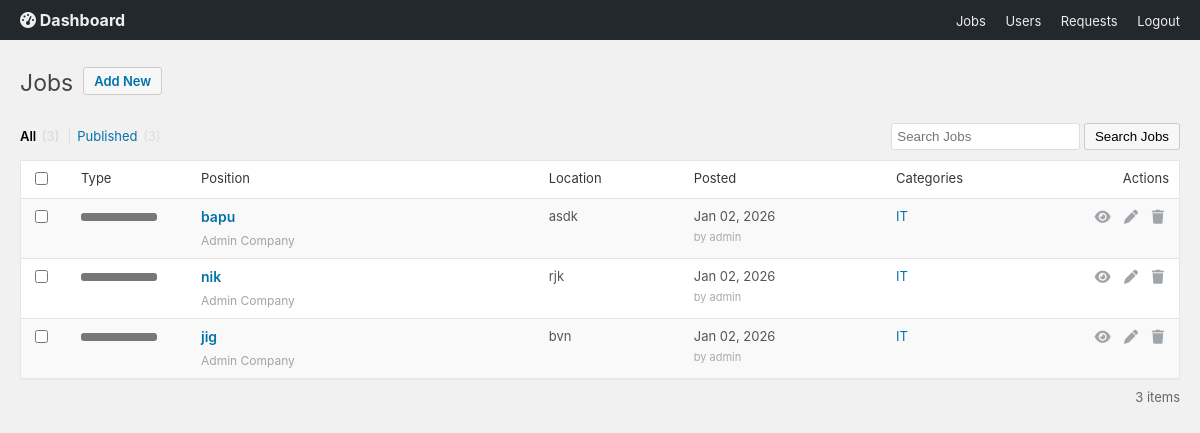
The page /admin_manage_jobs.php (signed in) on the database its author committed.
### tables this page shows
CREATE TABLE `jobs` (
  `id` int(11) NOT NULL,
  `employer_id` int(11) DEFAULT NULL,
  `title` varchar(255) DEFAULT NULL,
  `category` varchar(100) DEFAULT NULL,
  `description` text DEFAULT NULL,
  `location` varchar(100) DEFAULT NULL,
  `salary` varchar(50) DEFAULT NULL,
  `posted_at` timestamp NOT NULL DEFAULT current_timestamp()
);

CREATE TABLE `employers` (
  `id` int(11) NOT NULL,
  `company_name` varchar(100) DEFAULT NULL,
  `email` varchar(100) DEFAULT NULL,
  `password` varchar(255) DEFAULT NULL,
  `created_at` timestamp NOT NULL DEFAULT current_timestamp()
);

### admin_manage_jobs.php (the view, shortened to what this page needs)
<?php
include 'config.php';
$search_query = "";
$sql = "SELECT jobs.*, employers.company_name
        FROM jobs
        JOIN employers ON jobs.employer_id = employers.id ";
$sql .= " ORDER BY jobs.posted_at DESC";
$result = $conn->query($sql);
$total_jobs = $result->num_rows;
?>
<!DOCTYPE html>
<html lang="en">
<head>
    <link rel="stylesheet" href="https://cdnjs.cloudflare.com/ajax/libs/font-awesome/6.0.0/css/all.min.css">
</head>
<body>
    <div class="navbar">
        <div class="logo"><i class="fas fa-tachometer-alt"></i> Dashboard</div>
        <div class="menu">
    <a href="admin_manage_jobs.php">Jobs</a>
    <a href="admin_manage_users.php">Users</a>  <a href="admin_user_requests.php">Requests</a>
    <a href="logout.php">Logout</a>
</div>
        </div>
    <div class="wrap">
        <div class="page-header">
            <h1 class="page-title">Jobs</h1>
            <a href="admin_post_job.php" class="btn-add-new">Add New</a>
        </div>
        <div class="filter-bar">
            <div class="status-links">
                <a href="admin_manage_jobs.php" class="current">All <span class="count">(<?php echo $total_jobs; ?>)</span></a>
                <span>|</span>
                <a href="#">Published <span class="count">(<?php echo $total_jobs; ?>)</span></a>
            </div>
            <form method="GET" class="search-box">
                <input type="text" name="s" placeholder="Search Jobs" value="<?php echo htmlspecialchars($search_query); ?>">
                <button type="submit">Search Jobs</button>
            </form>
        </div>
        <table class="wp-list-table">
            <thead>
                <tr>
                    <th style="width: 30px;"><input type="checkbox"></th> <th class="column-type">Type</th>
                    <th class="column-title">Position</th>
                    <th>Location</th>
                    <th>Posted</th>
                    <th>Categories</th>
                    <th class="column-actions">Actions</th>
                </tr>
            </thead>
            <tbody>
                <?php
                if ($result->num_rows > 0) {
                    while($row = $result->fetch_assoc()) {
                        $class = 'general';
                        $date = date("M d, Y", strtotime($row['posted_at']));
                ?>
                    <tr>
                        <td><input type="checkbox"></td>
                        <td>
                            <span class="badge <?php echo $class; ?>"><?php echo $row['job_type']; ?></span>
                        </td>
                        <td>
                            <a href="job_details.php?id=<?php echo $row['id']; ?>" class="job-title">
                                <?php echo htmlspecialchars($row['title']); ?>
                            </a>
                            <span class="company-name"><?php echo htmlspecialchars($row['company_name']); ?></span>
                        </td>
                        <td><?php echo htmlspecialchars($row['location']); ?></td>
                        <td>
                            <?php echo $date; ?><br>
                            <span style="color:#aaa; font-size:11px;">by admin</span>
                        </td>
                        <td style="color:#0073aa;"><?php echo htmlspecialchars($row['category']); ?></td>
                        <td class="column-actions">
                            <div class="actions-row">
                                <a href="job_details.php?id=<?php echo $row['id']; ?>" title="View"><i class="fas fa-eye"></i></a>
                                <a href="#" title="Edit" onclick="alert('Edit feature coming soon!');"><i class="fas fa-pen"></i></a>
                                <a href="admin_manage_jobs.php?del=<?php echo $row['id']; ?>" title="Delete" class="delete-icon" onclick="return confirm('Delete this job?');"><i class="fas fa-trash"></i></a>
                            </div>
                        </td>
                    </tr>
                <?php
                    }
                } else {
                    echo "<tr><td colspan='7' style='text-align:center; padding:20px;'>No jobs found.</td></tr>";
                }
                ?>
            </tbody>
        </table>
        <div style="margin-top: 10px; font-size: 13px; color: #666; text-align: right;">
            <?php echo $total_jobs; ?> items
        </div>
    </div>
</body>
</html>

### admin_manage_jobs.php (style rules this page uses)
body { font-family: -apple-system, BlinkMacSystemFont, "Segoe UI", Roboto, Oxygen-Sans, Ubuntu, Cantarell, "Helvetica Neue", sans-serif; background-color: #f1f1f1; color: #444; margin: 0; }
.navbar { background: #23282d; padding: 10px 20px; color: #eee; display:flex; justify-content:space-between; align-items:center; }
.navbar a { color: #eee; text-decoration: none; margin-left: 15px; font-size: 13px; }
.navbar .logo { font-weight: bold; font-size: 16px; }
.wrap { margin: 20px auto; max-width: 1200px; padding: 0 20px; }
.page-header { display: flex; align-items: center; margin-bottom: 20px; }
.page-title { font-size: 23px; font-weight: 400; margin: 0; padding: 9px 0 4px 0; line-height: 1.3; }
.btn-add-new { display: inline-block; text-decoration: none; font-size: 13px; line-height: 26px; height: 28px; margin-left: 10px; padding: 0 10px; cursor: pointer; border-width: 1px; border-style: solid; border-radius: 3px; white-space: nowrap; box-sizing: border-box; background: #f7f7f7; border-color: #ccc; color: #0073aa; font-weight: 600; }
.filter-bar { margin-bottom: 10px; display: flex; justify-content: space-between; align-items: center; font-size: 13px; }
.status-links a { text-decoration: none; color: #0073aa; }
.status-links a.current { color: #000; font-weight: 600; }
.status-links span { color: #ddd; margin: 0 2px; }
.search-box input { padding: 5px; border: 1px solid #ddd; border-radius: 3px; }
.search-box button { padding: 5px 10px; background: #f7f7f7; border: 1px solid #ccc; border-radius: 3px; cursor: pointer; }
.wp-list-table { width: 100%; border-collapse: collapse; background: #fff; border: 1px solid #e5e5e5; box-shadow: 0 1px 1px rgba(0,0,0,.04); }
.wp-list-table thead th, .wp-list-table tbody td { text-align: left; padding: 8px 10px; font-size: 13px; line-height: 1.5em; vertical-align: top; }
.wp-list-table thead th { border-bottom: 1px solid #e1e1e1; font-weight: 400; color: #32373c; }
.wp-list-table tbody tr { background-color: #fff; }
.wp-list-table tbody tr:nth-child(odd) { background-color: #f9f9f9; }
.wp-list-table td { border-bottom: 1px solid #e5e5e5; color: #555; }
.column-type { width: 100px; }
.column-title { width: 30%; }
.column-actions { width: 100px; text-align: right !important; }
.job-title { color: #0073aa; font-weight: 600; font-size: 14px; text-decoration: none; display: block; margin-bottom: 4px; }
.company-name { font-size: 12px; color: #a0a5aa; }
.badge { display: inline-block; padding: 4px 8px; color: #fff; font-size: 11px; font-weight: bold; border-radius: 3px; text-align: center; min-width: 60px; text-transform: capitalize; }
.general { background-color: #777; }
.actions-row a { text-decoration: none; margin: 0 5px; color: #a0a5aa; font-size: 14px; transition: color 0.2s; }

### rows shown on the page
jobs: title "bapu", employer.company_name "Admin Company", location "asdk", posted_at "Jan 02, 2026", category "IT"
jobs: title "nik", employer.company_name "Admin Company", location "rjk", posted_at "Jan 02, 2026", category "IT"
jobs: title "jig", employer.company_name "Admin Company", location "bvn", posted_at "Jan 02, 2026", category "IT"

### other values the page prints
$total_jobs "3"
